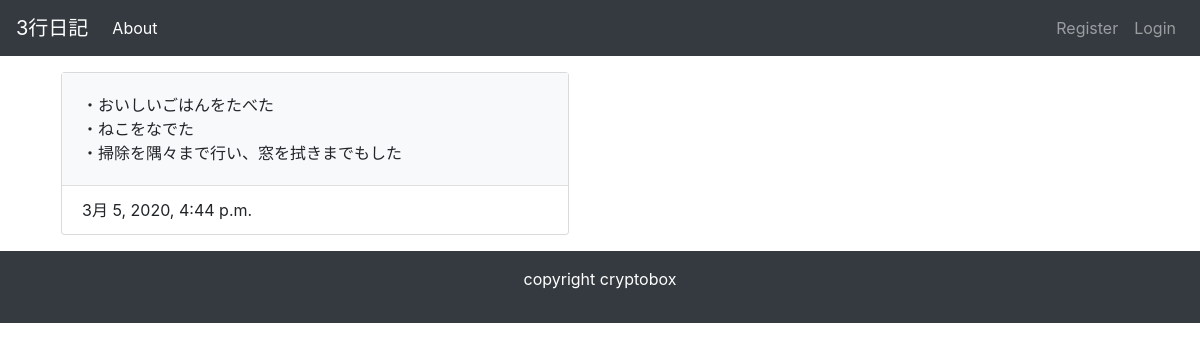
Page /home on the earlier database version.
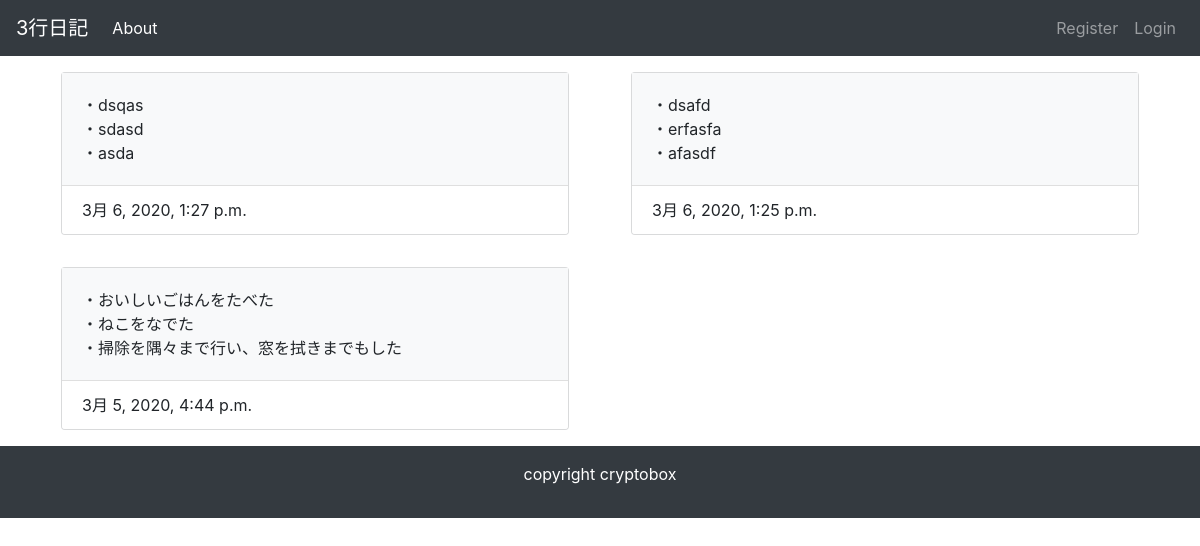
Same page on the later database version.
### ThreeLineDiary/models.py (models this page shows, shortened)
class Post(models.Model):
    release = ((True, '公開'), (False, '非公開'))
    line_one = models.CharField('1つ目', max_length=100)
    line_two = models.CharField('2つ目', max_length=100)
    line_three = models.CharField('3つ目', max_length=100)
    created_at = models.DateTimeField('作成日', default=timezone.now)
    active = models.BooleanField('日記の公開', default=False, choices=release)
    user = models.ForeignKey(
        User, verbose_name='ユーザー', on_delete=models.PROTECT,
    )

### ThreeLineDiary/views.py (the view)
# urls.py: path('home', views.IndexView.as_view(), name='home'),
class IndexView(generic.ListView):
    model = Post
    def get_queryset(self):
        queryset = Post.objects.order_by('-created_at') # 昇順の場合-を付けない
        keyword = self.request.GET.get('keyword')
        if keyword:
            queryset = queryset.filter(
                Q(title__icontains=keyword) | Q(text__icontains=keyword)
            )
        return queryset

### ThreeLineDiary/templates/ThreeLineDiary/post_list.html
{% extends 'ThreeLineDiary/base.html' %}
{% block content %}
<div class="container">
 <div class="row">
 {% for post in post_list %}
     <div class="col-sm-6">
         <div class="card bg-light mb-3 mt-3 mx-3" style="max-width: 100rem;">
                 <div class="card-body bg-light">
                 <p class="card-text">・{{ post.line_one }}<br>・{{ post.line_two }}<br>・{{ post.line_three }}</p>
                 </div>
             <div class="card-footer bg-white">{{ post.created_at }}</div>
         </div>
     </div>
 {% endfor %}
 </div>
</div>
{% endblock %}

Differences in the rows shown:
added Post: line_one "dsqas", line_two "sdasd", line_three "asda", created_at "3月 6, 2020, 1:27 p.m."
added Post: line_one "dsafd", line_two "erfasfa", line_three "afasdf", created_at "3月 6, 2020, 1:25 p.m."
